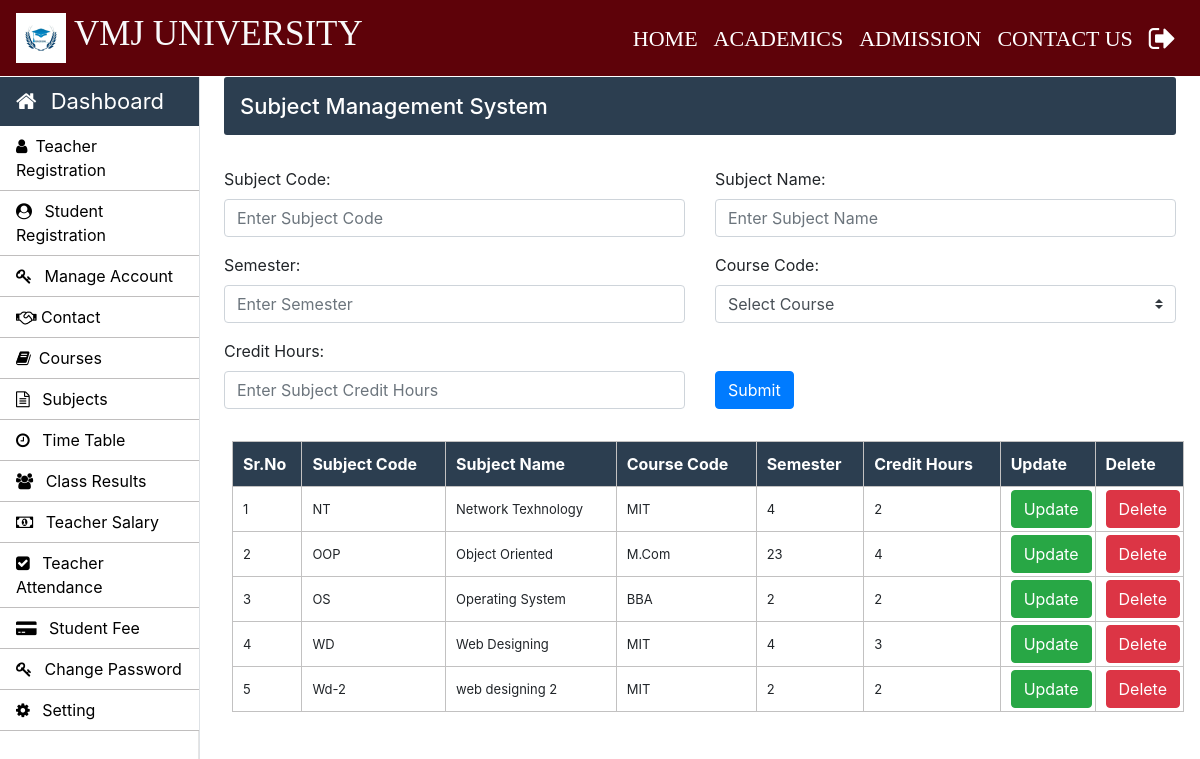
Page /admin/subjects.php (signed in) on the committed database.
### tables this page shows
CREATE TABLE IF NOT EXISTS `course_subjects` (
  `subject_code` varchar(10) NOT NULL,
  `subject_name` varchar(50) NOT NULL,
  `course_code` varchar(10) NOT NULL,
  `semester` int NOT NULL,
  `dept_id` int DEFAULT NULL,
  `credit_hours` int NOT NULL,
  PRIMARY KEY (`subject_code`)
);

### admin/subjects.php (the view, shortened to what this page needs)
<!doctype html>
<html lang="en">
<head>
</head>
<body>
    <?php include('../common/common-header.php') ?>
    <?php include('../common/admin-sidebar.php') ?>
    <main role="main" class="col-xl-10 col-lg-9 col-md-8 ml-sm-auto px-md-4 mb-2 w-100">
        <div class="sub-main">
            <div class="bar-margin text-center d-flex flex-wrap flex-md-nowrap pt-3 pb-2 mb-3 text-white admin-dashboard pl-3">
                <h4>Subject Management System</h4>
            </div>
            <?php $prefill_subject_code = "";
    $prefill_subject_name = "";
    $prefill_semester = "";
    $prefill_credit_hours = "";
    ?>
            <div class="row">
                <div class="col-md-12">
                    <form action="subjects.php" method="post">
                        <div class="row mt-3">
                            <div class="col-md-6">
                                <div class="form-group">
                                    <label for="exampleInputEmail1">Subject Code:</label>
                                    <input type="text" name="subject_code" class="form-control" required placeholder="Enter Subject Code" value="<?php echo $prefill_subject_code; ?>">
                                </div>
                            </div>
                            <div class="col-md-6">
                                <div class="form-group">
                                    <label for="exampleInputPassword1">Subject Name:</label>
                                    <input type="text" name="subject_name" class="form-control" required placeholder="Enter Subject Name" value="<?php echo $prefill_subject_name; ?>">
                                </div>
                            </div>
                        </div>
                        <div class="row">
                            <div class="col-md-6">
                                <div class="form-group">
                                    <label for="exampleInputPassword1">Semester:</label>
                                    <input type="text" name="semester" class="form-control" required placeholder="Enter Semester" value="<?php echo $prefill_semester; ?>">
                                </div>
                            </div>
                            <div class="col-md-6">
                                <div class="form-group">
                                    <label for="exampleInputEmail1">Course Code:</label>
                                    <select class="browser-default custom-select" name="course_code">
                                        <option>Select Course</option>
                                    </select>
                                </div>
                            </div>
                        </div>
                        <div class="row">
                            <div class="col-md-6">
                                <div class="form-group">
                                    <label for="exampleInputPassword1">Credit Hours:</label>
                                    <input type="number" name="credit_hours" class="form-control" placeholder="Enter Subject Credit Hours" required value="<?php echo $prefill_credit_hours; ?>">
                                </div>
                            </div>
                            <div class="col-md-6 mt-4">
                                <div class="form-group pt-2">
                                    <input type='submit' name='submit' value='Submit' class='btn btn-primary'>
                                </div>
                            </div>
                        </div>
                    </form>
                </div>
            </div>
            <div class="row">
                <div class="col-md-12 ml-2">
                    <section class="mt-3">
                        <table class="w-100 table-elements table-three-tr" cellpadding="3">
                            <tr class="table-tr-head table-three text-white">
                                <th>Sr.No</th>
                                <th>Subject Code</th>
                                <th>Subject Name</th>
                                <th>Course Code</th>
                                <th>Semester</th>
                                <th>Credit Hours</th>
                                <th>Update</th>
                                <th>Delete</th>
                            </tr>
                            <?php
                                $sr=1;
                                $query="SELECT subject_code, subject_name, course_code, semester, credit_hours FROM course_subjects";
                                $run=mysqli_query($con,$query);
                                while($row=mysqli_fetch_array($run)) {
                                    echo "<tr>";
                                    echo "<td>".$sr++."</td>";
                                    echo "<td>".$row['subject_code']."</td>";
                                    echo "<td>".$row['subject_name']."</td>";
                                    echo "<td>".$row['course_code']."</td>";
                                    echo "<td>".$row['semester']."</td>";
                                    echo "<td>".$row['credit_hours']."</td>";
                                    echo "<td width='20'>
                                            <form method='post'>
                                                <input type='hidden' name='subject_code' value='".$row['subject_code']."'>
                                                <input type='hidden' name='subject_name' value='".$row['subject_name']."'>
                                                <input type='hidden' name='course_code' value='".$row['course_code']."'>
                                                <input type='hidden' name='semester' value='".$row['semester']."'>
                                                <input type='hidden' name='credit_hours' value='".$row['credit_hours']."'>";
                                    echo "<button type='submit' name='update' class='btn btn-success update-btn'>Update</button>";
                                    echo "</form>";
                                    echo "</td>";
                                    echo "<td width='20'><a class='btn btn-danger' href='delete-function.php?subject_code=".$row['subject_code']."'>Delete</a></td>";
                                    echo "</tr>";
                                }
                            ?>
                        </table>
                    </section>
                </div>
            </div>
        </div>
    </main>
</body>
</html>

### css/style.css (style rules this page uses)
h4 { font-size: 22px; }
.admin-dashboard { margin-top: 1px !important; background: #2c3e50 !important; border-radius: 3px; }
.table-elements tr, td, th { font-size: 13px; border: 1px solid rgb(194, 193, 193); padding-left: 10px !important; }
.table-three { background: #2c3e50 !important; }
.table-tr-head { height: 45px !important; padding: 10px !important; margin-top: 5px !important; }
.table-font-for-transcript td, th { font-size: 16px !important; }

### rows in the picture
course_subjects: subject_code "NT", subject_name "Network Texhnology", course_code "MIT", semester "4", credit_hours "2"
course_subjects: subject_code "OOP", subject_name "Object Oriented", course_code "M.Com", semester "23", credit_hours "4"
course_subjects: subject_code "OS", subject_name "Operating System", course_code "BBA", semester "2", credit_hours "2"
course_subjects: subject_code "WD", subject_name "Web Designing", course_code "MIT", semester "4", credit_hours "3"
course_subjects: subject_code "Wd-2", subject_name "web designing 2", course_code "MIT", semester "2", credit_hours "2"

### other values in the picture
getUniversityName('University_name') "VMJ UNIVERSITY"
